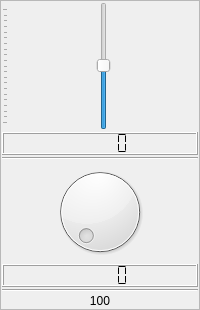
                     <widget class="QFrame" name="verticalFrame_6">
                      <property name="minimumSize">
                       <size>
                        <width>0</width>
                        <height>0</height>
                       </size>
                      </property>
                      <property name="frameShape">
                       <enum>QFrame::StyledPanel</enum>
                      </property>
                      <layout class="QVBoxLayout" name="verticalLayout_4">
                       <property name="spacing">
                        <number>2</number>
                       </property>
                       <property name="leftMargin">
                        <number>1</number>
                       </property>
                       <property name="topMargin">
                        <number>1</number>
                       </property>
                       <property name="rightMargin">
                        <number>1</number>
                       </property>
                       <property name="bottomMargin">
                        <number>1</number>
                       </property>
                       <item>
                        <widget class="QSlider" name="eq_sld_5">
                         <property name="sizePolicy">
                          <sizepolicy hsizetype="Preferred" vsizetype="Expanding">
                           <horstretch>0</horstretch>
                           <verstretch>0</verstretch>
                          </sizepolicy>
                         </property>
                         <property name="minimumSize">
                          <size>
                           <width>0</width>
                           <height>128</height>
                          </size>
                         </property>
                         <property name="minimum">
                          <number>-300</number>
                         </property>
                         <property name="maximum">
                          <number>300</number>
                         </property>
                         <property name="singleStep">
                          <number>10</number>
                         </property>
                         <property name="value">
                          <number>1</number>
                         </property>
                         <property name="orientation">
                          <enum>Qt::Vertical</enum>
                         </property>
                         <property name="tickPosition">
                          <enum>QSlider::TicksAbove</enum>
                         </property>
                         <property name="tickInterval">
                          <number>30</number>
                         </property>
                        </widget>
                       </item>
                       <item>
                        <widget class="QLCDNumber" name="lcdNumber_76">
                         <property name="smallDecimalPoint">
                          <bool>true</bool>
                         </property>
                         <property name="segmentStyle">
                          <enum>QLCDNumber::Flat</enum>
                         </property>
                        </widget>
                       </item>
                       <item>
                        <widget class="Line" name="line_56">
                         <property name="orientation">
                          <enum>Qt::Horizontal</enum>
                         </property>
                        </widget>
                       </item>
                       <item>
                        <widget class="QDial" name="dial_5">
                         <property name="maximumSize">
                          <size>
                           <width>16777215</width>
                           <height>16777215</height>
                          </size>
                         </property>
                         <property name="minimum">
                          <number>1</number>
                         </property>
                         <property name="maximum">
                          <number>500</number>
                         </property>
                         <property name="singleStep">
                          <number>10</number>
                         </property>
                        </widget>
                       </item>
                       <item>
                        <widget class="QLCDNumber" name="lcdNumber_35">
                         <property name="smallDecimalPoint">
                          <bool>true</bool>
                         </property>
                         <property name="segmentStyle">
                          <enum>QLCDNumber::Flat</enum>
                         </property>
                        </widget>
                       </item>
                       <item>
                        <widget class="Line" name="line_4">
                         <property name="orientation">
                          <enum>Qt::Horizontal</enum>
                         </property>
                        </widget>
                       </item>
                       <item>
                        <widget class="QLabel" name="label_9">
                         <property name="text">
                          <string>100</string>
                         </property>
                         <property name="scaledContents">
                          <bool>true</bool>
                         </property>
                         <property name="alignment">
                          <set>Qt::AlignCenter</set>
                         </property>
                        </widget>
                       </item>
                      </layout>
                     </widget>
